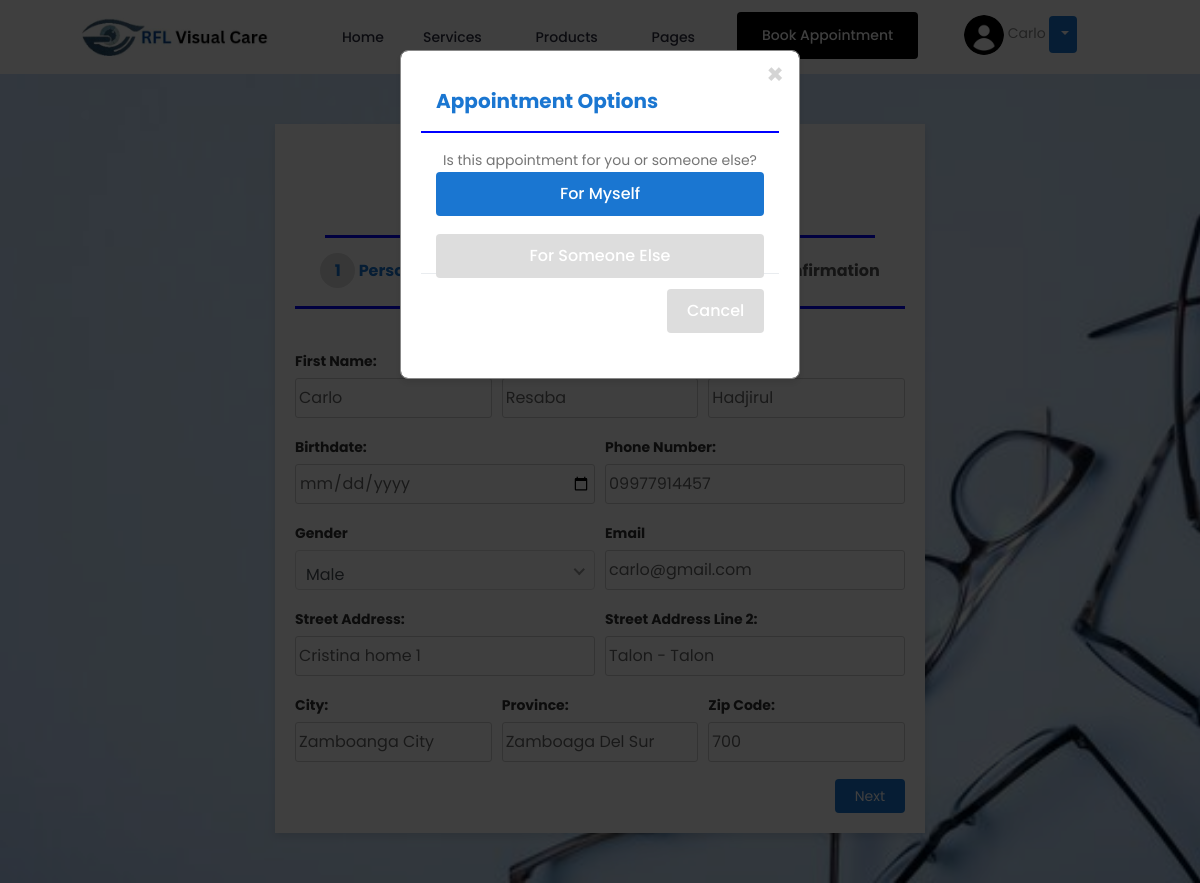
The app's page /pages/appointment/appointment.php (signed in), older data.
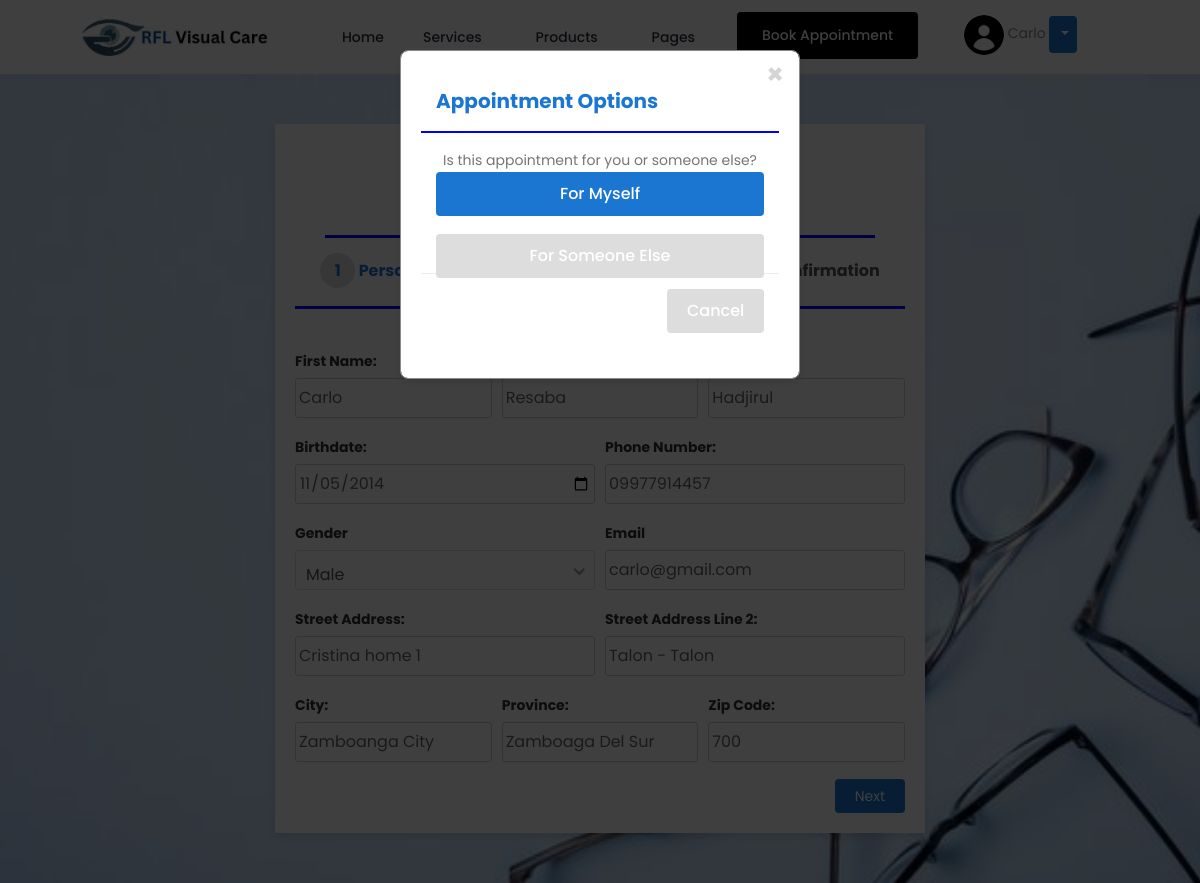
The same page, newer data.
### tables this page shows
CREATE TABLE `users` (
  `id` int(11) NOT NULL,
  `first_name` varchar(50) NOT NULL,
  `middle_name` varchar(50) DEFAULT NULL,
  `last_name` varchar(50) NOT NULL,
  `email` varchar(100) NOT NULL,
  `password` varchar(255) NOT NULL,
  `birthdate` date NOT NULL,
  `phone` varchar(15) NOT NULL,
  `gender` enum('male','female','other') NOT NULL,
  `street_address` varchar(255) NOT NULL,
  `street_address_line_2` varchar(255) DEFAULT NULL,
  `city` varchar(100) NOT NULL,
  `province` varchar(100) NOT NULL,
  `created_at` timestamp NOT NULL DEFAULT current_timestamp(),
  `updated_at` timestamp NOT NULL DEFAULT current_timestamp() ON UPDATE current_timestamp(),
  `zip_code` varchar(10) DEFAULT NULL
);

### pages/appointment/appointment.php (the view, shortened to what this page needs)
<?php
include '../header.php';
include '../../database/connection.php';
$user_id = $_SESSION['user_id'];
$query = "SELECT first_name, middle_name, last_name, email, phone, gender, birthdate, street_address, street_address_line_2, city, province, zip_code
          FROM users WHERE id = ?";
$stmt = $conn->prepare($query);
if ($stmt) {
    $stmt->bind_param("i", $user_id);
    $stmt->execute();
    $result = $stmt->get_result();
    $user = $result->fetch_assoc() ?: [];
} else {
    die("Query preparation failed: " . $conn->error);
}
?>
<div class="form-container">
  <div class="form-wrapper">
    <form  method="POST" action=" ">
      <h1 class="form-title">Appointment Form</h1>
      <div class="steps" style="margin-bottom:40px;">
        <ul>
          <li class="step-menu active" id="step1">
            <span>1</span> Personal Information
          </li>
          <li class="step-menu" id="step2">
            <span>2</span> History
          </li>
          <li class="step-menu" id="step3">
            <span>3</span> Confirmation
          </li>
        </ul>
      </div>
      <div class="form-step" id="form-step-1">
        <div class="form-row">
        <div class="form-group col-md-4">
            <label for="firstName">First Name:</label>
            <input type="text" name="first_name" class="form-control" id="firstName" value="<?php echo htmlspecialchars($user['first_name'] ?? ''); ?>" >
          </div>
          <div class="form-group col-md-4">
            <label for="middleName">Middle Name:</label>
            <input type="text" name="middle_name" class="form-control" id="middleName" value="<?php echo htmlspecialchars($user['middle_name'] ?? ''); ?>">
          </div>
          <div class="form-group col-md-4">
            <label for="lastName">Last Name:</label>
            <input type="text" name="last_name" class="form-control" id="lastName" value="<?php echo htmlspecialchars($user['last_name'] ?? ''); ?>" >
          </div>
        </div>
        <div class="form-row">
          <div class="form-group col-md-6">
            <label for="birthdate">Birthdate:</label>
            <input type="date" class="form-control" id="birthdate" name="birthdate" value="<?php echo $user['birthdate']; ?>"  data-default-value="<?php echo $user['birthdate']; ?>">
          </div>
          <div class="form-group col-md-6">
            <label for="phone">Phone Number:</label>
            <input type="tel" class="form-control" id="phone" name="phone" value="<?php echo $user['phone']; ?>" data-default-value="<?php echo $user['phone']; ?>" >
          </div>
        </div>
        <div class="form-row">
          <div class="form-group col-md-6">
            <label for="gender">Gender</label>
          </div>
          <div class="form-group col-md-6">
            <label for="email">Email</label>
            <input type="email" name="email" class="form-control" id="email" value="<?php echo $user['email']; ?>"  data-default-value="<?php echo $user['email']; ?>">
          </div>
        </div>
        <div class="form-row">
          <div class="form-group col-6">
            <label for="streetAddress">Street Address:</label>
            <input type="text" class="form-control" id="street_address" name="street_address" value="<?php echo $user['street_address']; ?>"  data-default-value="<?php echo $user['street_address']; ?>">
          </div>
          <div class="form-group col-6">
            <label for="streetAddress2">Street Address Line 2:</label>
            <input type="text" class="form-control" id="street_address_line_2" name="street_address_line_2" value="<?php echo $user['street_address_line_2']; ?>"  placeholder="Optional">
          </div>
        </div>
        <div class="form-row">
          <div class="form-group col-4">
            <label for="city">City:</label>
            <input type="text" class="form-control" id="city" name="city" value="<?php echo $user['city']; ?>" >
          </div>
          <div class="form-group col-4">
            <label for="province">Province:</label>
            <input type="text" class="form-control" id="province" name="province" value="<?php echo $user['province']; ?>" >
          </div>
          <div class="form-group col-4">
            <label for="zip_code">Zip Code:</label>
            <input type="text" class="form-control" id="zip_code" name="zip_code" value="<?php echo $user['zip_code']; ?>" >
          </div>
        </div>
      </div>
      <div class="form-btn-wrapper">
        <button type="button" id="nextBtn" class="next-btn">Next</button>
      </div>
    </form>
  </div>
</div>
<div id="appointmentModal" class="modal" tabindex="-1" role="dialog" style="display: none;">
  <div class="modal-dialog modal-dialog-centered" role="document">
    <div class="modal-content">
      <div class="modal-header">
        <h5 class="modal-title">Appointment Options</h5>
        <button type="button" class="close" data-dismiss="modal" aria-label="Close">
          <span aria-hidden="true">&times;</span>
        </button>
      </div>
      <div class="modal-body">
        <p>Is this appointment for you or someone else?</p>
        <div class="form-group">
          <button id="appointSelfBtn" class="btn btn-primary btn-block">For Myself</button>
          <button id="appointOthersBtn" class="btn btn-secondary btn-block">For Someone Else</button>
        </div>
      </div>
      <div class="modal-footer">
        <button type="button" class="btn btn-secondary" data-dismiss="modal">Cancel</button>
      </div>
    </div>
  </div>
</div>

### pages/header.php (shortened to what this page needs)
<!doctype html>
<html class="no-js" lang="zxx">
<head>
    <link rel="stylesheet" href="../css/bootstrap.min.css">
    <link rel="stylesheet" href="../css/nice-select.css">
    <link rel="stylesheet" href="../css/font-awesome.min.css">
    <link rel="stylesheet" href="../css/icofont.css">
    <link rel="stylesheet" href="../css/slicknav.min.css">
    <link rel="stylesheet" href="../css/owl-carousel.css">
    <link rel="stylesheet" href="../css/datepicker.css">
    <link rel="stylesheet" href="../css/animate.min.css">
    <link rel="stylesheet" href="../css/magnific-popup.css">
    <link rel="stylesheet" href="../css/normalize.css">
    <link rel="stylesheet" href="../style.css">
    <link rel="stylesheet" href="../css/responsive.css">
    <link rel="stylesheet" href="https://cdn.jsdelivr.net/npm/flatpickr/dist/flatpickr.min.css">
</head>
<body>
		<header class="header">
        <div class="header-inner">
            <div class="container">
                <div class="inner">
                    <div class="row">
                        <div class="col-lg-3 col-md-3 col-12">
                            <div class="logo mx-3 px-3">
                                <a href="index.php"><img src="../img/logo.jpg" alt="#" class="m-0"></a>
                            </div>
                        </div>
                        <div class="col-lg-9 col-md-9 col-12">
                            <div class="main-menu">
                                <nav class="navigation">
                                    <ul class="nav menu">
                                        <li class="<?= basename($_SERVER['PHP_SELF']) == 'index.php' ? 'active' : ''; ?>">
                                            <a href="../home/index.php">Home</a>
                                        </li>
										<?php $current_page = basename($_SERVER['PHP_SELF']); ?>
										<li class="<?= in_array($current_page, ['eye_examination.php', 'lense_treatment.php', 'prescription_glasses.php', 'specialized_eyecare.php']) ? 'active' : ''; ?>">
											<a href="#">Services <i class="icofont-rounded-down"></i></a>
										</li>
                                        <li class="<?= in_array(basename($_SERVER['PHP_SELF']), ['eyeglasses_frame.php', 'lenses.php', 'contact_lenses.php','sunglasses.php','accessories.php']) ? 'active' : ''; ?>">
                                            <a href="#">Products <i class="icofont-rounded-down"></i></a>
                                        </li>
                                        <li class="<?= in_array(basename($_SERVER['PHP_SELF']), ['doctor.php', 'about.php', 'contact.php']) ? 'active' : ''; ?>">
                                            <a href="#">Pages <i class="icofont-rounded-down"></i></a>
                                        </li>
										<?php $current_page = basename($_SERVER['PHP_SELF']); ?>
										<div class="get-quote" style="margin-right:30px;">
												<a href="#" class="btn <?= $current_page == 'appointment.php' ? 'active' : ''; ?>" onclick="checkLoginStatus()">Book Appointment</a>
											</div>
                                        <?php if (isset($_SESSION['first_name'])): ?>
                                            <div class="dropdown">
											<img
												src="<?= isset($_SESSION['profile_picture']) ? htmlspecialchars($_SESSION['profile_picture']) : '../img/noprofile.png'; ?>"
												alt="Profile Picture"
												class="rounded-circle ml-3"
												width="40"
												height="40"
											>
												<span class="navbar-text p- m-0"><?= htmlspecialchars($_SESSION['first_name']); ?></span>
                                                <button class="btn btn-outline dropdown-toggle my-3 py-2 px-2 pr-2" type="button" id="profileDropdown" data-toggle="dropdown" aria-haspopup="true" aria-expanded="false">
                                                </button>
                                            </div>
                                        <?php endif; ?>
                                    </ul>
                                </nav>
                            </div>
                        </div>
                    </div>
                </div>
            </div>
        </div>
</header>

### pages/header.php (style rules this page uses)
.get-quote .btn.active { background-color: #000; color: #fff; border-color: #000; }

### pages/appointment/appointment.php (style rules this page uses)
body { background-image: url(../img/backround.jpg); background-size: cover; }
.form-container { display: flex; justify-content: center; align-items: center; padding: 50px; }
.steps { m }
h1 { text-align: center; margin: 30px; }
.form-wrapper { max-width: 650px; width: 100%; background: white; padding: 20px; box-shadow: 0px 4px 8px rgba(0, 0, 0, 0.1); }
.steps ul { display: flex; justify-content: space-around; padding: 0; margin-bottom: 20px; list-style: none; }
.form-group { height:70px; }
input { height:40px; }
.steps li { text-align: center; font-size: 16px; color: #555; font-weight: bold; }
.step-menu.active span, .step-menu.active { color: #1A76D1;; }
.step-menu span { display: inline-block; width: 35px; height: 35px; border-radius: 50%; background-color: #ddd; color: #fff; text-align: center; line-height: 35px; }
.form-step { display: none; }
label { font-size: 14px; color: #333; display: block; margin-bottom: 5px; }
input, textarea { width: 100%; padding: 10px; border-radius: 4px; border: 1px solid #ddd; }
.form-btn-wrapper { display: flex; justify-content: flex-end; gap: 10px; }
.back-btn, .next-btn { padding: 10px 20px; border: none; color: white; background-color: #1A76D1;; border-radius: 4px; cursor: pointer; }
.form-control { padding: 10px; font-size: 16px; border: 1px solid #ddd; border-radius: 4px; width: 100%; }
.form-title { font-size: 37px; margin-bottom: 15px; position: relative; padding-bottom: 20px; }
.form-title::after { content: ""; display: block; width: 100%; height: 3px; background-color: blue; position: absolute; bottom: 0; left: 0; }
.steps { list-style: none; padding: 0; margin-bottom: 10px; position: relative; padding-bottom: .5px; }
.steps::after { content: ""; display: block; width: 100%; height: 3px; background-color: blue; position: absolute; bottom: 0; left: 0; }
.modal-content { border-radius: 8px; padding: 20px; box-shadow: 0px 4px 8px rgba(0, 0, 0, 0.1); }
.modal-header { border-bottom: 2px solid blue; }
.modal-title { font-size: 20px; font-weight: bold; color: #1A76D1;; }
.btn-primary, .btn-secondary, .btn-success { padding: 10px 20px; font-size: 16px; border-radius: 4px; margin-bottom: 10px; }
.btn-primary { background-color: #1A76D1;; border: none; }
.btn-secondary { background-color: #ddd; border: none; }
.form-group label { font-weight: bold; margin-bottom: 5px; }
.form-control { border-radius: 4px; height: 40px; font-size: 16px; }

Row changes from the older to the newer data that the page shows:
changed users "Carlo": birthdate (not shown) → "11/05/2014"
